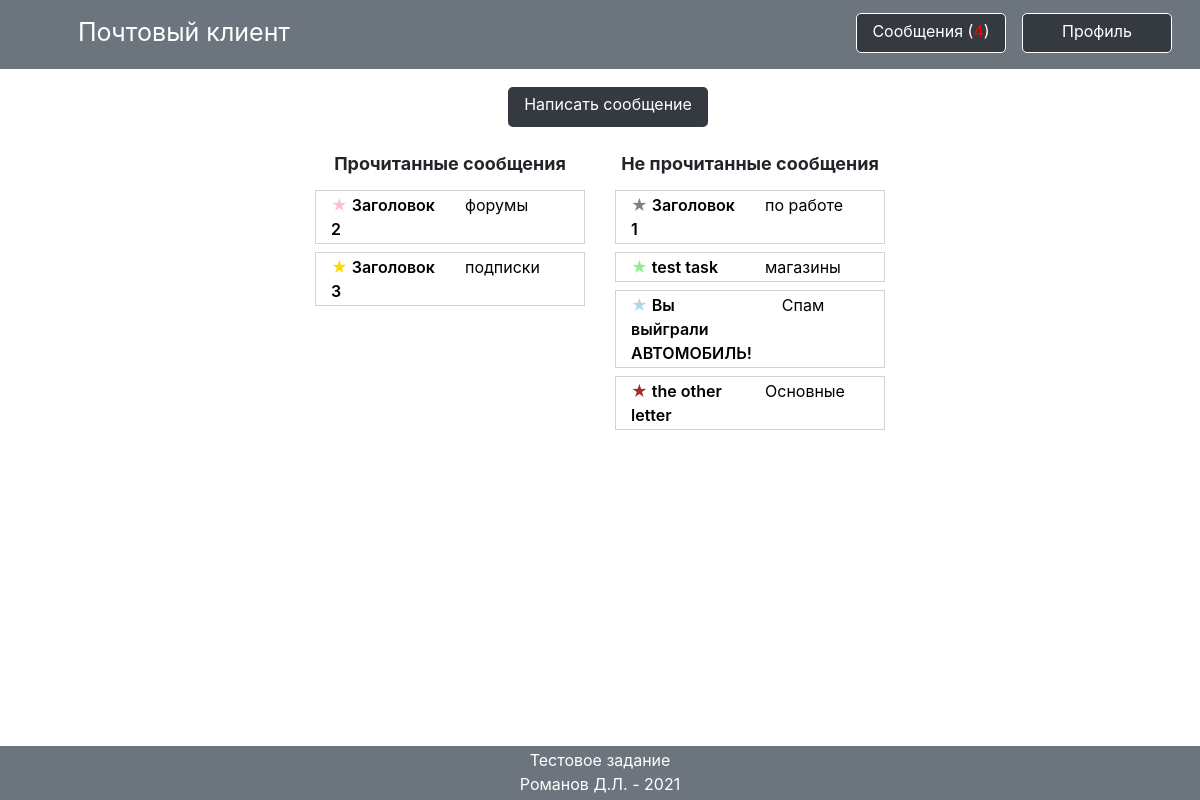
/?page=posts (signed in), run on the app's committed database.
### tables this page shows
CREATE TABLE `messages` (
  `id` int(11) NOT NULL,
  `text` text NOT NULL,
  `title` text NOT NULL,
  `created` datetime NOT NULL,
  `author` int(11) NOT NULL,
  `recipient` int(11) NOT NULL,
  `section` int(11) NOT NULL,
  `status` tinyint(1) NOT NULL
);

CREATE TABLE `sections` (
  `id` int(11) NOT NULL,
  `name` text NOT NULL,
  `color` text NOT NULL,
  `created` datetime NOT NULL,
  `creator` int(11) NOT NULL,
  `parent` int(11) NOT NULL
);

### controllers/controller.php (called while the page is built)
<?php
    require_once ($_SERVER["DOCUMENT_ROOT"]."/methods/crud.php");
    if (($_POST['enter']) || ($_POST['reg']) || ($_POST['exit']))
    {
        require_once ($_SERVER["DOCUMENT_ROOT"]."/methods/users.php");
        $USERS = new users();
        if ($_POST['enter']) { $USERS->login(); }
        elseif ($_POST['reg']) { $regError = $USERS->reg(); }
        elseif ($_POST['exit'])  { $USERS->logout();; }
    }
    elseif ($_GET['page'] == 'profile')
    {
        require_once ($_SERVER["DOCUMENT_ROOT"]."/methods/profile.php");
        $PROFILE = new profile();
        list($usersData, $groupsData) = $PROFILE->data();
    }
    elseif (($_GET['page'] == 'posts') || ($_GET['page'] == 'add') || ($_GET['page'] == 'message'))
    {
        require_once ($_SERVER["DOCUMENT_ROOT"]."/methods/posts.php");
        $POSTS = new posts();
        if ($_GET['page'] == 'posts')
        {
            $messages = $POSTS->messages();
            $userAccess = $POSTS->user_status();
        }
        elseif ($_GET['page'] == 'add')
        {
            $sections = $POSTS->all_sections();
            $users = $POSTS->all_users();
            if ($_POST['send_message']) { $POSTS->send_mail(); }
        }
        elseif ($_GET['page'] == 'message') { list($message, $author) = $POSTS->mail(); }
    }
    if ($_COOKIE['user'])
    {
        require_once ($_SERVER["DOCUMENT_ROOT"]."/methods/posts.php");
        $POSTS = new posts();
        $notifyCount = $POSTS->notify();
    }
?>

### methods/posts.php (called while the page is built, shortened)
<?php
    class posts
    {
        private $mysql;
        public function __construct()
        {
            $this->mysql = new CRUD;
        }
        function notify()
        {
            $notifyStatus = implode(mysqli_fetch_row($this->mysql->select("notify","users","`id` = '{$_COOKIE['user']}'")));
            if ($notifyStatus == true)
            { $notifyCount = implode(mysqli_fetch_row($this->mysql->select("COUNT(`id`)","messages","`recipient` = '{$_COOKIE['user']}' AND `status` = 0"))); }
            else { $notifyCount = 0; }
            return $notifyCount;
        }
        function user_status()
        {
            $groupNeeded = implode(mysqli_fetch_row($this->mysql->select("id", "groups","`name` = 'Пользователь имеющий право писать сообщения'")));
            $usersAccessTemp = $this->mysql->select("id","groups_compare","`users` = '{$_COOKIE['user']}' AND `groups` = '{$groupNeeded}'");
            if (is_array(mysqli_fetch_row($usersAccessTemp))) {$userAccess = true; }
            else { $userAccess = false; }
            return $userAccess;
        }
        function messages($id = '')
        {
            if ($id == '') { $messagesTemp = $this->mysql->select(
                "m`.`id`, `m`.`title`, `m`.`section`, `m`.`status`, `s`.`name`, `s`.`color",
                "messages` as `m`, `sections` as `s",
                "`m`.`recipient` = '{$_COOKIE['user']}' AND `s`.`id` = `m`.`section`"
            ); }
            elseif ($id != '') { $messagesTemp = $this->mysql->select("*","messages","`recipient` = '{$_COOKIE['user']}' AND `id` = '{$id}'"); }
            if ($messagesTemp)
            {
                while ($arr = mysqli_fetch_array($messagesTemp))
                { $messages[$arr['id']] = $arr; }
            }
            if ($messages != '')
            {
                foreach ($messages as $key => $value)
                {
                    foreach ($value as $key2 => $value2)
                    {
                        if (is_numeric($key2))
                        { unset($messages[$key][$key2]); }
                    }
                }
            }
            return array($messages);
        }
    }
?>

### methods/crud.php (called while the page is built, shortened)
<?php
    class crud
    {
        public $mysqli;
        function __construct()
        {
            $connect = parse_ini_file($_SERVER['DOCUMENT_ROOT']."/connection.ini");
            $mysqli = new mysqli("{$connect['address']}", "{$connect['login']}", "{$connect['password']}", "{$connect['db']}");
            $this->mysqli = $mysqli;
        }
        function select($value, $table, $where = '', $order = '', $report = '')
        {
            if (stripos($value,"COUNT") !== false) { $value = "{$value} "; }
            elseif ($value != '*') { $value = "`{$value}` "; }
            if ($where != null) { $where = " WHERE {$where} "; }
            return $this->mysqli->query("SELECT {$value} FROM `{$table}`{$where}{$order}{$limit}");
        }
    }
?>

### pages/posts.php (the view)
<div class = 'posts'>
    <?php if ($userAccess == true) { ?>
    <div class = 'row'>
        <div class = 'col'>
            <div class = 'mail-create'>
                <a href = '/?page=add'><div class = 'posts-btn'>Написать сообщение</div></a>
            </div>
        </div>
    </div>
    <div class = 'row'>
        <div class = 'col'>
            <div class = 'row'>
                <div class = 'col'>
                    <div class = 'title'>Прочитанные сообщения</div>
                </div>
            </div>
            <?php if ($messages[0] != '') { foreach ($messages[0] as $key => $value) { if ($value['status'] == 1) { ?>
             <a href = '?page=message&id=<?= $value['id'] ?>'>
                <div class = 'row mail-row'>
                    <div class = 'col mail-title'><span style = 'color: <?= $value['color'] ?>;'>&#9733;</span> <?= $value['title'] ?></div>
                    <div class = 'col'><?= $value['name'] ?></div>
                </div>
             </a>
            <?php } } } ?>
        </div>
        <div class = 'col'>
            <div class = 'row'>
                <div class = 'col'>
                    <div class = 'title'>Не прочитанные сообщения</div>
                </div>
            </div>
            <?php if ($messages[0] != '') { foreach ($messages[0] as $key => $value) { if ($value['status'] == 0) { ?>
            <a href = '?page=message&id=<?= $value['id'] ?>'>
                <div class = 'row mail-row'>
                    <div class = 'col mail-title'><span style = 'color: <?= $value['color'] ?>;'>&#9733;</span> <?= $value['title'] ?></div>
                    <div class = 'col'><?= $value['name'] ?></div>
                </div>
            </a>
            <?php } } } ?>
        </div>
    </div>
    <?php } else { ?>
    <div class = 'alert alert-dark'>Вы сможете отправлять сообщения после прохождения модерации!</div>
    <?php } ?>
</div>

### index.php (shortened to what this page needs)
<?php
    require_once ($_SERVER["DOCUMENT_ROOT"]."/controllers/controller.php");
?>
<!DOCTYPE html>
<html lang = 'ru'>
    <head>
        <link rel="stylesheet" href="/dist/bootstrap/css/bootstrap.min.css">
        <link rel="stylesheet" href="/styles/styles.css">
        <link rel="stylesheet" href="/styles/modal.css">
        <link rel="stylesheet" href="/styles/profile.css">
        <link rel="stylesheet" href="/styles/posts.css">
        <link rel="stylesheet" href="/styles/add.css">
        <link rel="stylesheet" href="/styles/message.css">
    </head>
    <body style = 'cursor: default;'>
        <div class = 'container-fluid'>
            <div class = 'row'>
                <div class = 'col'>
                    <?php if ($_COOKIE['user']) { ?>
                    <div class = 'main-body'>
                        <?php require_once($_SERVER['DOCUMENT_ROOT']."/pages/header.php"); ?>
                        <div class = 'row'>
                            <div class = 'col'></div>
                            <div class = 'col-6'>
                                <?php
                                    if ($_GET['page']) { require_once($_SERVER['DOCUMENT_ROOT']."/pages/{$_GET['page']}.php"); }
                                ?>
                            </div>
                            <div class = 'col'></div>
                        </div>
                        <?php require_once($_SERVER['DOCUMENT_ROOT']."/pages/footer.php"); ?>
                    </div>
                    <?php } else
                    {
                        require_once($_SERVER['DOCUMENT_ROOT']."/pages/login.php");
                        $login = true;
                    } ?>
                </div>
            </div>
        </div>
    </body>
</html>

### pages/header.php (shortened to what this page needs)
<div class = 'row header'>
    <div class = 'nav-div'>
        <div class = 'col'>
            <a href = '/?page=posts'>
                <div class = 'title'>
                    <div class = 'title-text'>Почтовый клиент</div>
                </div>
            </a>
        </div>
        <div class = 'col'>
            <a href = '/?page=profile'><div class = 'nav-btn'>Профиль</div></a>
            <a href = '/?page=posts'>
                <div class = 'nav-btn'>Сообщения
                <?php if ($notifyCount > 0) { ?>
                    (<span class = 'notify-count'><?= $notifyCount ?></span>)
                <?php } ?>
                </div>
            </a>
        </div>
    </div>
</div>

### pages/footer.php
<div class = 'row'>
    <div class = 'footer'>
        <div>Тестовое задание</div>
        <div>Романов Д.Л. - 2021</div>
    </div>
</div>

### styles/styles.css (style rules this page uses)
.main-body { padding: 0; }
.main-body .header { height: 69px; background: #6c757d; }
.main-body .header .notify-count { color: red; }
.main-body .header .nav-div { width: 100%; padding: 5px; }
.main-body .header .nav-div a { text-decoration: none; }
.main-body .header .nav-div a .title { float: left; color: white; font-size: 25px; width: 270px; }
.main-body .header .nav-div a .title .title-text { margin-top: 9px; float: right; }
.main-body .header .nav-div a .nav-btn { padding: 5px; border-radius: 5px; border: solid 1px white; background: #343A40; width: 150px; height: 40px; color: white; text-align: center; margin: 8px 8px; float: right; }
.main-body .posts .title, .main-body .profile .title { text-align: center; font-weight: bold; font-size: 18px; padding: 5px 0; }
.main-body .footer { position: fixed; bottom: 0; left: 0; width: 100%; height: 54px; background: #6c757d; text-align: center; color: white; padding: 2px 0; }

### styles/posts.css (style rules this page uses)
.posts .mail-create { width: 200px; margin: auto; padding: 10px 0; }
.posts .mail-create .posts-btn { width: 100%; border-radius: 5px; background: #343A40; height: 40px; color: white; text-align: center; margin: 8px 8px; padding: 5px; }
.posts a { text-decoration: none; color: black; }
.posts .mail-row { background: white; border: solid 1px lightgrey; margin: 8px 0; padding-top: 2px; padding-bottom: 2px; }
.posts .mail-row .mail-title { font-weight: 600; }

### data on the page
messages: title "Заголовок 2", sections.name "форумы"
messages: title "Заголовок 3", sections.name "подписки"
messages: title "Заголовок 1", sections.name "по работе"
messages: title "test task", sections.name "магазины"
messages: title "Вы выйграли АВТОМОБИЛЬ!", sections.name "Спам"
messages: title "the other letter", sections.name "Основные"

### other printed values
$notifyCount "4"
